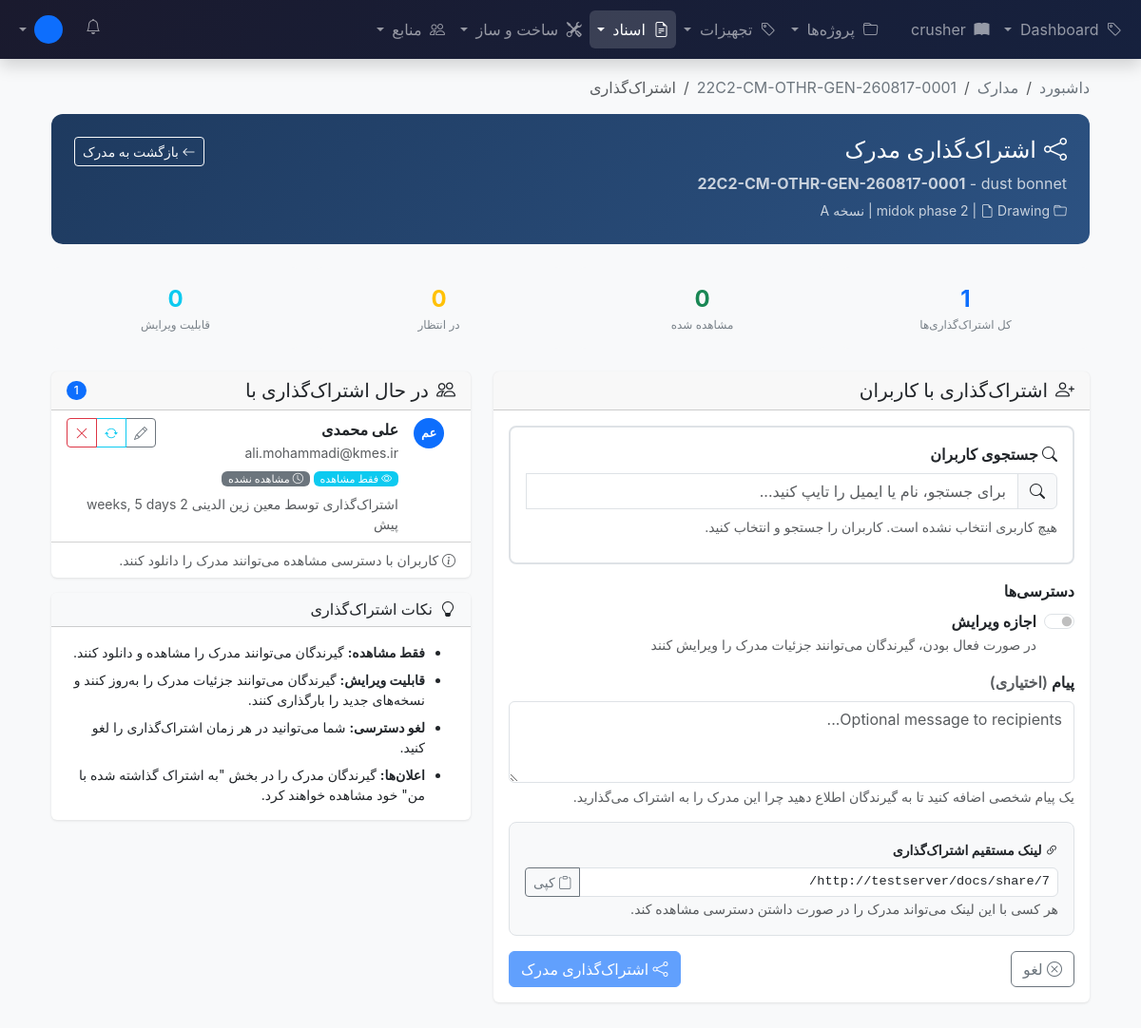
Before: /docs/share/7/ with the older database file.
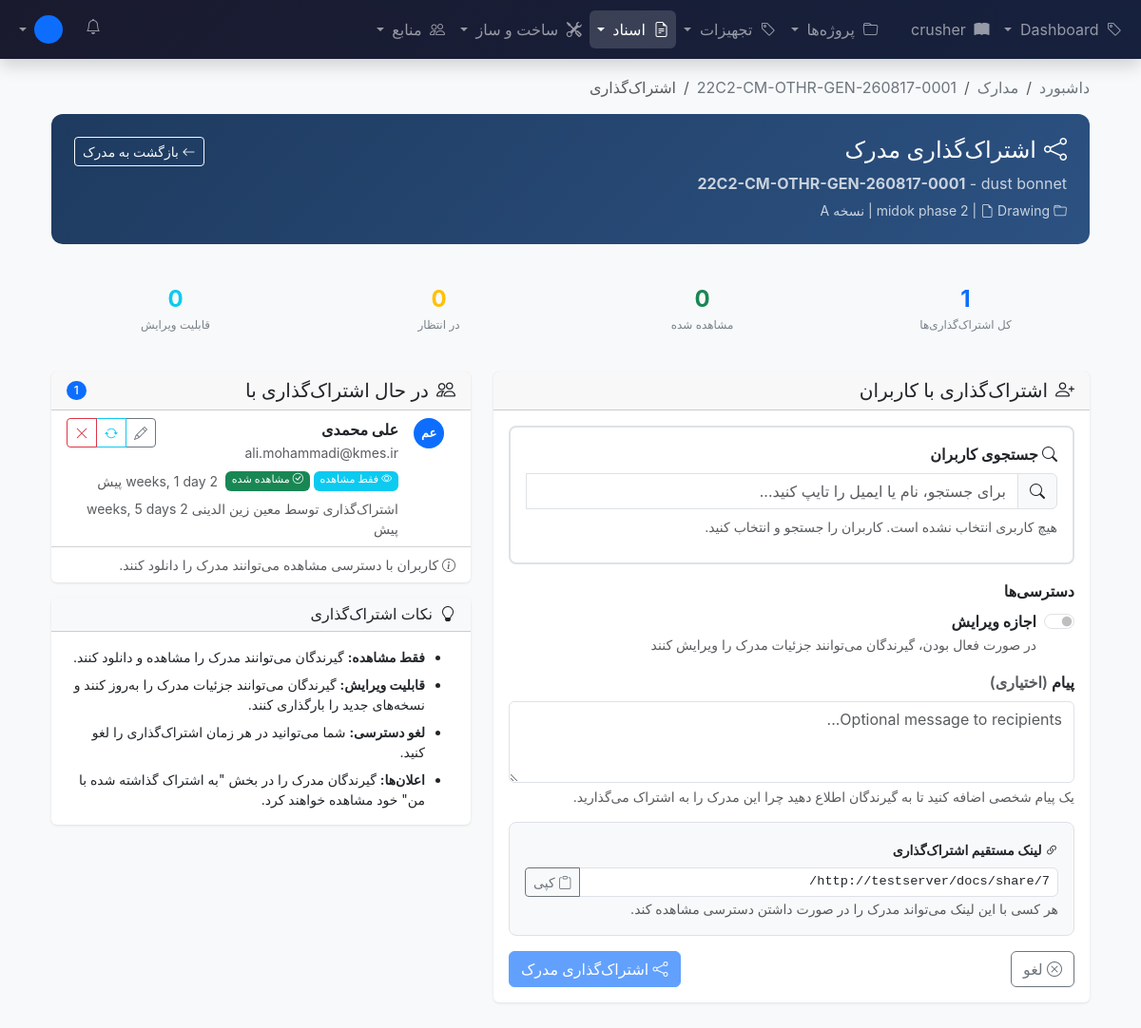
After: the same page with the newer database file.
### documents/models.py (models this page shows, shortened)
class DocumentShare(models.Model):
	document = models.ForeignKey(
			'Document',
			on_delete=models.CASCADE,
			related_name='shares'
			)
	shared_by = models.ForeignKey(
			User,
			on_delete=models.SET_NULL,
			null=True,
			related_name='shared_documents'
			)
	shared_with = models.ForeignKey(
			User,
			on_delete=models.CASCADE,
			related_name='received_documents'
			)
	shared_date = models.DateTimeField(auto_now_add=True)
	can_edit = models.BooleanField(default=False)
	message = models.TextField(blank=True, help_text="Optional message to the recipient")
	is_accessed = models.BooleanField(default=False)
	accessed_date = models.DateTimeField(null=True, blank=True)
	class Meta:
		unique_together = ['document', 'shared_with']
		ordering = ['-shared_date']
		verbose_name = 'Document Share'
		verbose_name_plural = 'Document Shares'

### documents/views.py (the view)
def document_share_view(request, pk):
	document = get_object_or_404(Document, pk=pk)
	if request.method == 'POST':
		form = DocumentShareForm(request.POST, document=document, user=request.user)
		if form.is_valid():
			users = form.cleaned_data['users']
			can_edit = form.cleaned_data['can_edit']
			message = form.cleaned_data['message']
			shared_count = 0
			with transaction.atomic():
				for user in users:
					DocumentShare.objects.create(
							document=document,
							shared_by=request.user,
							shared_with=user,
							can_edit=can_edit,
							message=message
							)
					shared_count += 1
			if shared_count > 0:
				messages.success(
						request,
						f"Document shared successfully with {shared_count} user(s)."
						)
			return redirect('documents:document_detail', pk=document.pk)
	else:
		form = DocumentShareForm(document=document, user=request.user)
	existing_shares = DocumentShare.objects.filter(
			document=document
			).select_related('shared_with', 'shared_by')
	return render(
		request, 'rtl/documents/document_share.html', {
					'document':        document,
					'form':            form,
					'existing_shares': existing_shares
					}
		)

### kmes/context_processors.py (called while the page is built, shortened)
def notifications_processor(request):
	context = {
			'notifications': [],
			'notifications_count': 0,
			}
	return context

### templates/rtl/documents/document_share.html (shortened to what the changed rows need)
{% extends 'rtl/base.html' %}
{% load static %}
{% block content %}
<div class="container-fluid py-4" dir="rtl">
    <div class="row">
        <div class="col-lg-5">
            <div class="card">
                <div class="card-body p-0">
                    {% if existing_shares %}
                    <div class="list-group list-group-flush">
                        {% for share in existing_shares %}
                        <div class="list-group-item">
                            <div class="d-flex align-items-start">
                                <div class="user-avatar small me-3">
                                    {{ share.shared_with.first_name|first|upper }}{{ share.shared_with.last_name|first|upper }}
                                </div>
                                <div class="flex-grow-1">
                                    <div class="d-flex justify-content-between align-items-start">
                                        <div>
                                            <strong>{{ share.shared_with.get_full_name|default:share.shared_with.username }}</strong>
                                            <br>
                                            <small class="text-muted">{{ share.shared_with.email }}</small>
                                        </div>
                                        <div class="btn-group btn-group-sm">
                                            <a href="{% url 'documents:document_share_update' share.pk %}"
                                               class="btn btn-outline-secondary btn-sm"
                                               title="ویرایش دسترسی‌ها"
                                               data-bs-toggle="tooltip">
                                                <i class="bi bi-pencil"></i>
                                            </a>
                                            <a href="{% url 'documents:document_share_resend' share.pk %}"
                                               class="btn btn-outline-info btn-sm"
                                               title="ارسال مجدد اعلان"
                                               data-bs-toggle="tooltip">
                                                <i class="bi bi-arrow-repeat"></i>
                                            </a>
                                            <a href="{% url 'documents:document_share_delete' share.pk %}"
                                               class="btn btn-outline-danger btn-sm"
                                               title="حذف دسترسی"
                                               data-bs-toggle="tooltip">
                                                <i class="bi bi-x-lg"></i>
                                            </a>
                                        </div>
                                    </div>
                                    <div class="mt-2 d-flex flex-wrap gap-1">
                                        <span class="badge permission-badge
                                            {% if share.can_edit %}bg-warning text-dark{% else %}bg-info{% endif %}">
                                            {% if share.can_edit %}
                                                <i class="bi bi-pencil"></i> قابلیت ویرایش
                                            {% else %}
                                                <i class="bi bi-eye"></i> فقط مشاهده
                                            {% endif %}
                                        </span>
                                        {% if share.is_accessed %}
                                        <span class="badge bg-success permission-badge">
                                                <i class="bi bi-check-circle"></i> مشاهده شده
                                            </span>
                                        <small class="text-muted ms-1">
                                            {{ share.accessed_date|timesince }} پیش
                                        </small>
                                        {% else %}
                                        <span class="badge bg-secondary permission-badge">
                                                <i class="bi bi-clock"></i> مشاهده نشده
                                            </span>
                                        {% endif %}
                                    </div>
                                    <small class="text-muted d-block mt-2">
                                        اشتراک‌گذاری توسط {{ share.shared_by.get_full_name|default:"سیستم" }}
                                        {{ share.shared_date|timesince }} پیش
                                    </small>
                                </div>
                            </div>
                        </div>
                        {% endfor %}
                    </div>
                    {% endif %}
                </div>
            </div>
        </div>
    </div>
</div>
{% endblock %}

Changed rows visible on the page:
changed DocumentShare "علی محمدی": accessed_date (not shown) → "2 weeks, 1 day"; is_accessed "مشاهده نشده" → "مشاهده شده پیش"
